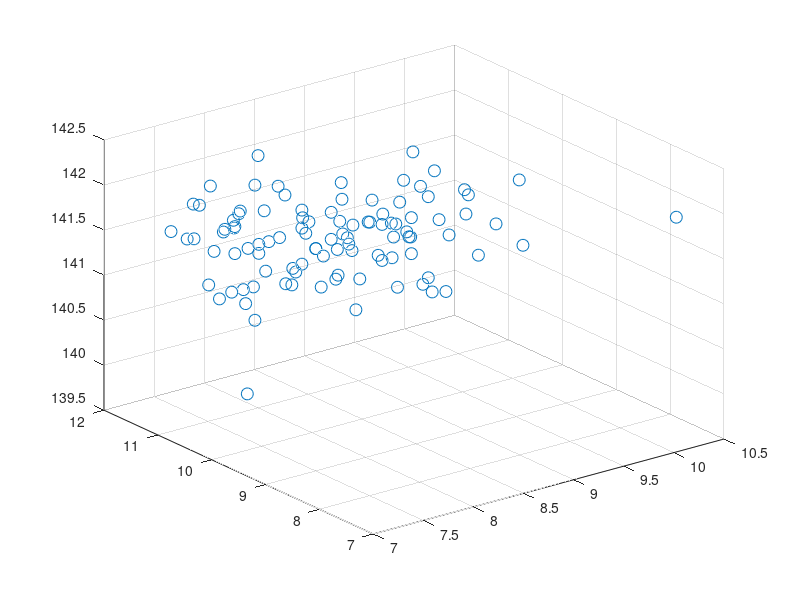

Source code (MATLAB): (Note: this script raises an error after producing the figure.)
%% clear all variables
clear
clc
close all

%% load data
x    = load('bank2.dat');
x456 = x(:,4:6);

%% plot
scatter3(x456(1:100,1),x456(1:100,2),x456(1:100,3),'SizeData',75)
hold on
scatter3(x456(101:200,1),x456(101:200,2),x456(101:200,3),'*','r','SizeData',75)

title('Swiss bank notes')
xlabel('Lower inner frame (X4)')
ylabel('Upper inner frame (X5)')
zlabel('Diagonal (X6)')

hold off
